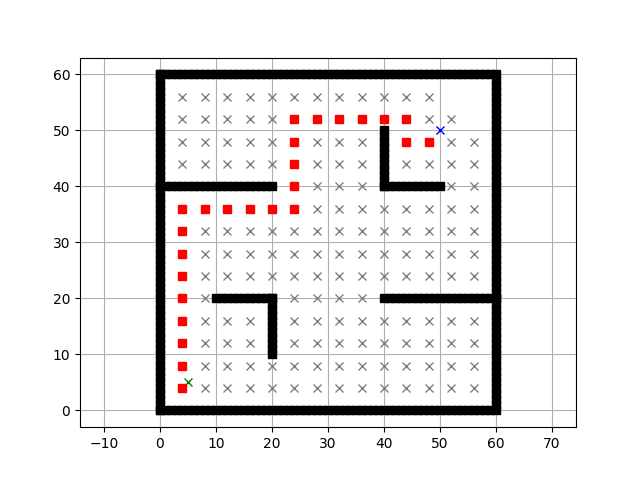

This chart was generated by the following Python code:
import matplotlib.pyplot as plt
import math

def planning(sx, sy, gx, gy, ox, oy, grid_size):
    motion = [[-1, 0],
             [0, -1],
             [1, 0],
             [0, 1]]

    cost = 1

    goal = False

    min_x = 0
    min_y = 0
    max_x = round(max(ox))
    max_y = round(max(oy))

    x_width = round((max_x - min_x) / grid_size)
    y_width = round((max_y - min_y) / grid_size)

    obstacle_map = [[False for _ in range(y_width)]
                         for _ in range(x_width)]
    for ix in range(x_width):
        x = ix * grid_size
        for iy in range(y_width):
            y = iy * grid_size
            for iox, ioy in zip(ox, oy):
                d = math.hypot(iox - x, ioy - y)
                if d <= 1.0:
                    obstacle_map[ix][iy] = True
                    break


    possible_nodes = [[0 for row in range(y_width)] for col in range(x_width)]
    possible_nodes[round(sy / grid_size)][round(sx / grid_size)] = 5

    dist = 0
    nearest_nodes = [(dist, round(sx / grid_size), round(sy / grid_size))]
    connective = {}

    while len(nearest_nodes) != 0:
        nearest_nodes.sort(reverse=True)
        current_node = nearest_nodes.pop()

        if current_node[1] == round(gx / grid_size) and current_node[2] == round(gy / grid_size):
            print("Goal found!")
            goal = True
            break

        dist, x, y = current_node

        for move_x, move_y in motion:
            movement_x = x + move_x
            movement_y = y + move_y
            if 0 <= movement_x < x_width and 0 <= movement_y < y_width:
                if possible_nodes[movement_y][movement_x] == 0 and obstacle_map[movement_x][movement_y] == 0:
                    possible_nodes[movement_y][movement_x] = 3
                    possible_node = (dist + cost, movement_x, movement_y)
                    nearest_nodes.append(possible_node)
                    connective[possible_node] = current_node

                    plt.plot(movement_x * grid_size, movement_y * grid_size, "x", color='tab:gray')
                    plt.pause(0.001)

    if goal == True:
        route = []
        connecting = current_node
        route.append(connecting)
        while connecting in connective:
            route.append(connective[connecting])
            connecting = connective[connecting]
            route.sort()

    px = []
    py = []

    for i in range(0, len(route)):
        px.append(route[i][1] * grid_size)
        py.append(route[i][2] * grid_size)

    return px, py

def preprocess():
    sx = 5.0
    sy = 5.0
    gx = 50.0
    gy = 50.0
    grid_size = 4.0

    ox, oy = [], []
    for i in range(0, 60):
        ox.append(i)
        oy.append(0.0)
    for i in range(0, 60):
        ox.append(60.0)
        oy.append(i)
    for i in range(0, 61):
        ox.append(i)
        oy.append(60.0)
    for i in range(0, 61):
        ox.append(0.0)
        oy.append(i)
    for i in range(11):
        ox.append(i + 10)
        oy.append(20)
    for i in range(11):
        oy.append(i + 10)
        ox.append(20)
    for i in range(11):
        ox.append(i + 40)
        oy.append(40)
    for i in range(11):
        oy.append(i + 40)
        ox.append(40)
    for i in range(21):
        ox.append(i + 40)
        oy.append(20)
    for i in range(21):
        ox.append(i)
        oy.append(40)

    plt.plot(ox, oy, "sk")
    plt.plot(sx, sy, "xg")
    plt.plot(gx, gy, "xb")
    plt.grid(True)
    plt.axis("equal")

    px, py = planning(sx, sy, gx, gy, ox, oy, grid_size)

    plt.plot(px, py, "sr")
    plt.pause(0.01)
    plt.show()

if __name__ == '__main__':
    preprocess()
